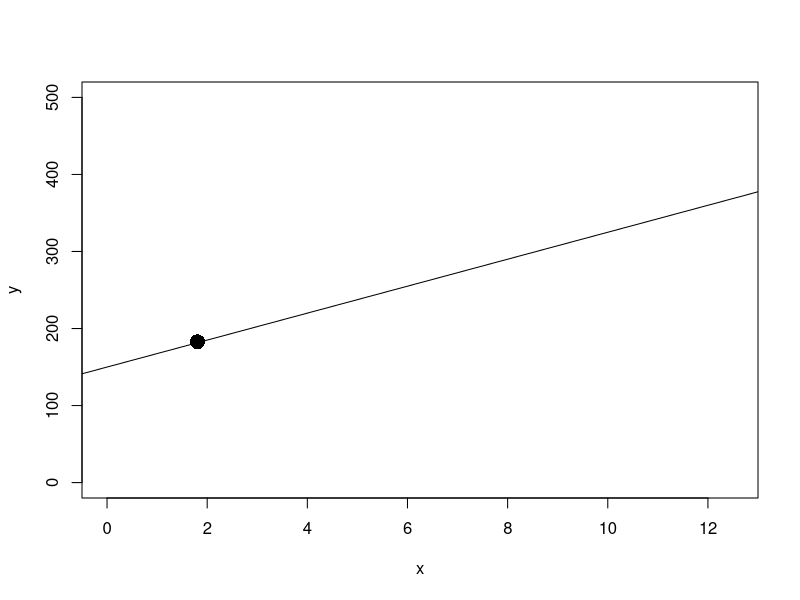
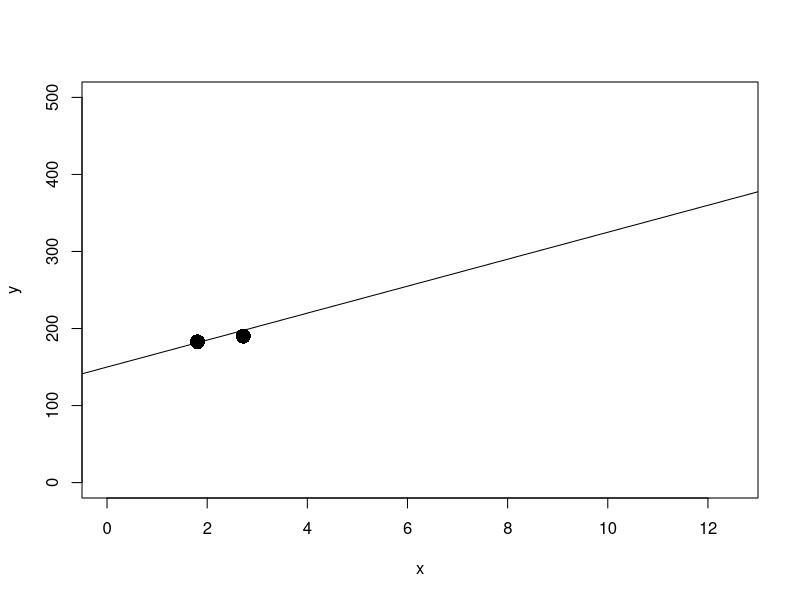
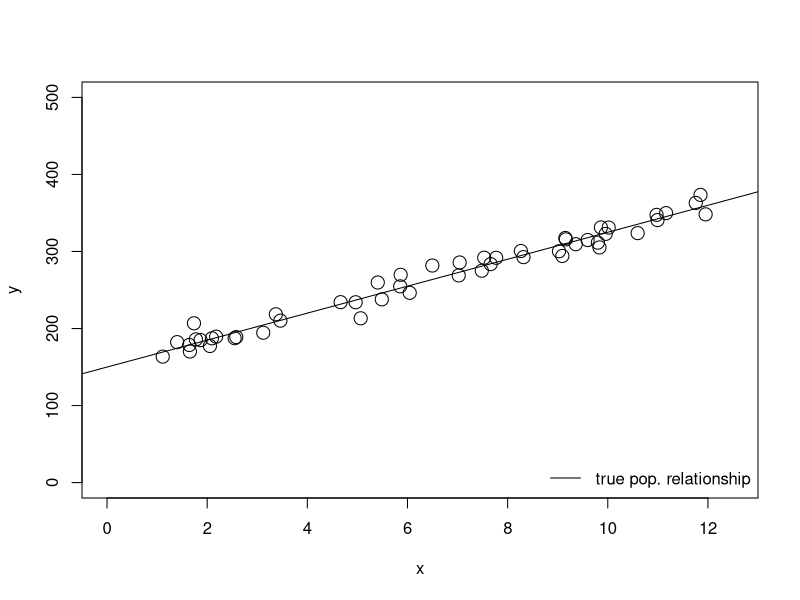
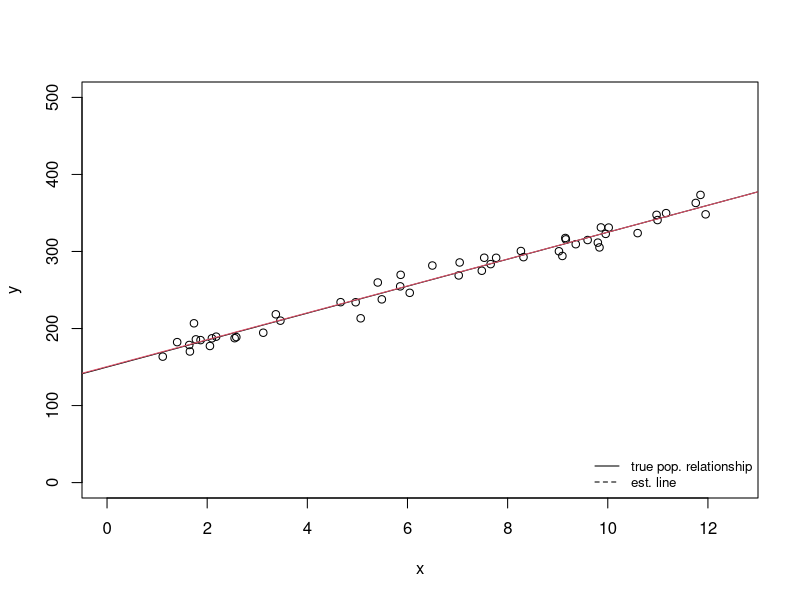
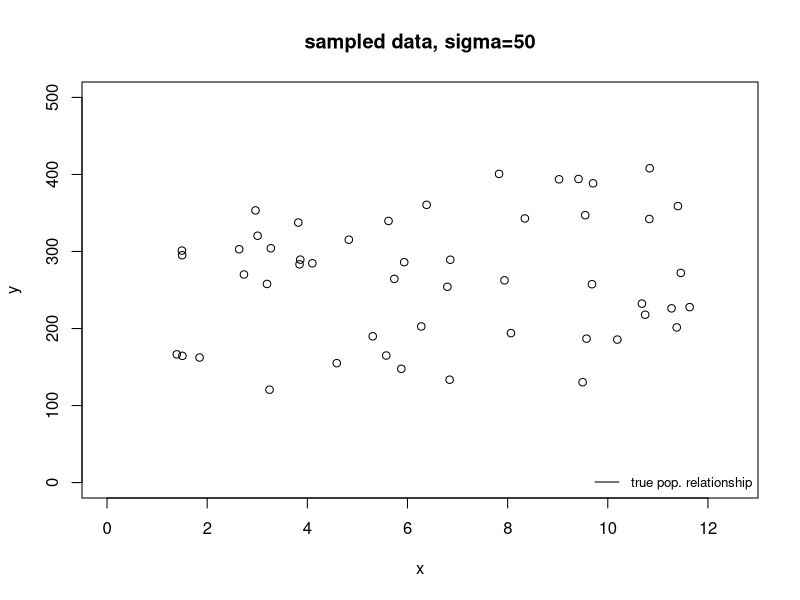
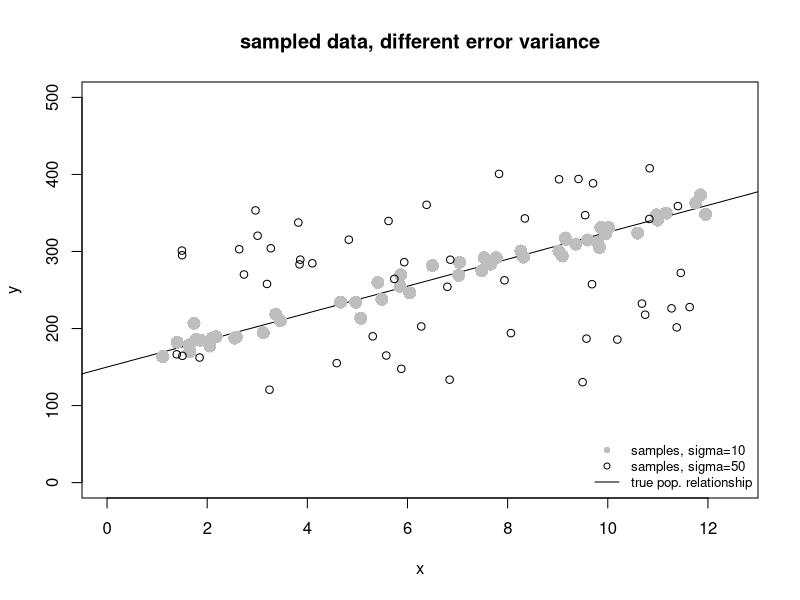
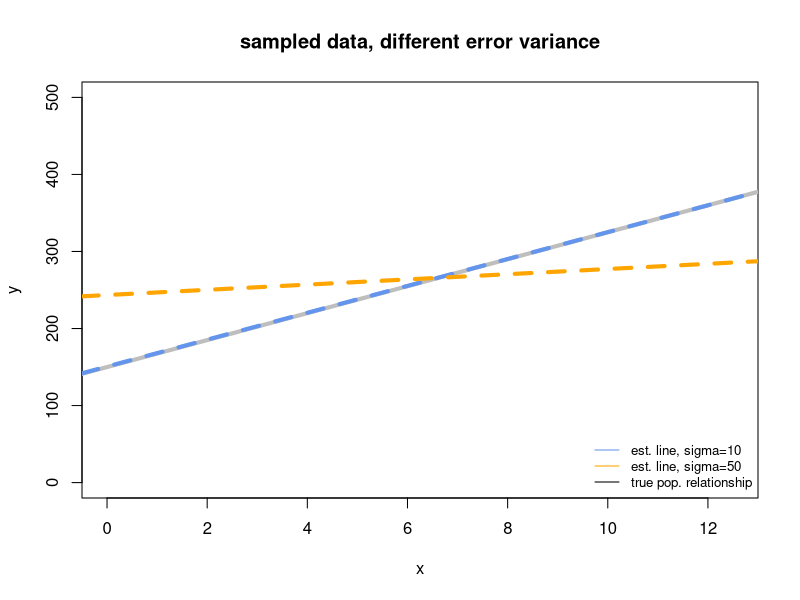

Reproduce these figures in R, in order.
# simulating regression, part 2
# STAT 2103 Applied Linear Regression — R example
# Extracted from the rendered course example; prose kept as comments.


# Suppose the population relationship between X and Y is described by

# \[y = 150 + 17.5x + \varepsilon,\]

# where \[\varepsilon \sim N(0,\sigma^2).\]

# If we specify a value of \sigma^2, we can simulate drawing sample
# observations from the population.

# Suppose \sigma^2 = 100.
# model parameters
b0<-150
b1<-17.5

sigma<-10

# We can sample an observation by first choosing an x value (could choose a
# specific value, or generate a random number).
# 'runif' draws a (r)andom sample, from a (unif)orm distribution
# which just means that every value in the specified range is equally likely

x<-runif(n=1, min=1, max=12)
x

# For this value of x, what is the expected value of y? The expected value
# corresponds to the point on the line:
b0+b1*x

# On average, for that value of x, we expect this value of y.

# We can sample an observation by also sampling a value for the random error
# term \varepsilon_i \sim N(0,10^2):
y <- b0 + b1*x + rnorm(n=1, mean=0, sd=sigma)
print(y)

# We can plot the line for the true population relationship, and display our
# simulated data point with it:
plot(NULL, xlim=c(0,12.5), ylim=c(0,500), xlab="x", ylab="y")
abline(a=b0, b=b1)
points(x,y, pch=16, cex=2)

# We can simulate sampling a new data point in the same fashion:
x_new<-runif(n=1, min=1, max=12)

y_new <- b0+b1*x_new + rnorm(n=1, mean=0, sd=sigma)
plot(NULL, xlim=c(0,12.5), ylim=c(0,500), xlab="x", ylab="y")
abline(a=b0, b=b1)
points(x,y, pch=16, cex=2)
points(x_new, y_new, pch=16, cex=2)

# We can repeat this several times to simulate drawing a sample data set from
# this population model:
n_samp<-50

# draw 'n_samp'-many x values
x_samples<-runif(n=n_samp, min=1, max=12)

# calculate the corresponding y_hat values,
# i.e. the y coordinate of the point on the line,
# and add randomly-sampled error terms to those values

y_samples<-b0 + b1*x_samples + rnorm(n=n_samp, mean=0, sd=sigma)

# We can plot the simulated sample data together with the true population
# regression line:
plot(NULL, xlim=c(0,12.5), ylim=c(0,500), xlab="x", ylab="y")
abline(a=b0, b=b1)

points(x_samples, y_samples, cex=1.75)

legend("bottomright", legend=c("true pop. relationship"), lty=1, bty='n')

# We can also find the least squares regression line for the sample data:
est_model<-lm(y_samples~x_samples)
print(est_model)

# We can add the least squares regression line to the plot:
plot(NULL, xlim=c(0,12.5), ylim=c(0,500), xlab="x", ylab="y")
abline(a=b0, b=b1)

points(x_samples, y_samples)
abline(est_model$coefficients, col=2)

legend("bottomright", legend=c("true pop. relationship", "est. line"), lty=1:2, bty='n', cex=0.8)

# The estimated regression line is very close to the line that decribes the
# true population relationship.

# What if we change the model we are simulating drawing observations from?

# We will keep the slope and intercept the same, but change the variance of
# the error terms.

# \[y = 150 + 17.5x + \varepsilon\] \[\varepsilon \sim N(0, 50^2)\]

# The standard deviation of the error terms is now 50 instead of 10.

# We can simulate drawing several observations in the same way as before:
n_samp<-50

# draw 'n_samp'-many x values
x_new<-runif(n=n_samp, min=1, max=12)

# calculate the corresponding y_hat values,
# i.e. the y coordinate of the point on the line,
# and add randomly-sampled error terms to those values

y_new<-b0 + b1*x_samples + rnorm(n=n_samp, mean=0, sd=50)
plot(NULL, xlim=c(0,12.5), ylim=c(0,500), xlab="x", ylab="y", main="sampled data, sigma=50")
#abline(a=b0, b=b1)

points(x_new, y_new)

legend("bottomright", legend=c("true pop. relationship"), lty=1, bty='n', cex=0.8)

# Compared to before, the data points are spread out more around the line.

# Increasing the variance of the error terms means that on average, the errors
# tend to be larger, and the data points are more spread out around the line
# like this.

# We can plot the simulated data with sigma = 10 and sigma = 50 together to
# compare them more directly:
plot(NULL, xlim=c(0,12.5), ylim=c(0,500), xlab="x", ylab="y", main="sampled data, different error variance")
abline(a=b0, b=b1)

points(x_samples, y_samples, col="gray", pch=16, cex=1.75)
points(x_new, y_new)

legend("bottomright", legend=c("samples, sigma=10", "samples, sigma=50", "true pop. relationship"), lty=c(NA, NA, 1), col=c("gray", "black", "black"), pch=c(16, 1, NA), bty='n', cex=0.8)

# How do the estimated regression lines compare for the two simulated data
# sets? The true slope and intercept are the same in both cases.
newmodel<-lm(y_new~x_new)
print(newmodel)

# The estimated slope and intercept were much closer to the truth in the model
# with smaller error term variance.
plot(NULL, xlim=c(0,12.5), ylim=c(0,500), xlab="x", ylab="y", main="sampled data, different error variance")
abline(a=b0, b=b1, lwd=4, col="gray")

abline(est_model$coefficients, col="cornflowerblue", lwd=4, lty=2)
abline(newmodel$coefficients, col="orange", lwd=4, lty=2)

legend("bottomright", legend=c("est. line, sigma=10", "est. line, sigma=50", "true pop. relationship"), lty=1, col=c("cornflowerblue", "orange", "black"), bty='n', cex=0.8)

# This might not be too surprising: when data points are more spread out
# around the line, it can be harder to estimate the true line as precisely.
